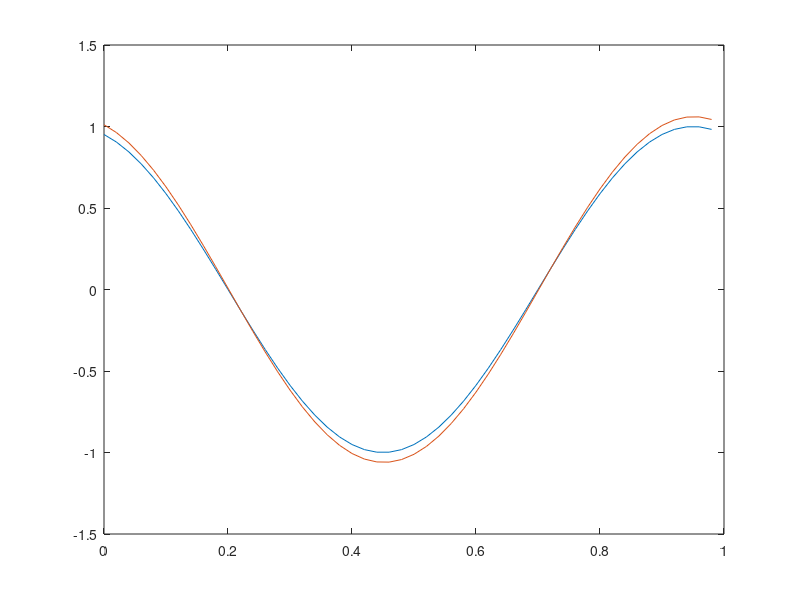

Reproduce this figure in MATLAB.
dx=0.02;
dt=0.01;

N=1/dt;
J=1/dx;
A=zeros(J,N);
j=1:J;
A(:,1)=sin(2*pi*(j-1)*dx);

% for j=1:J
%     A(j,1)=sin(2*pi*(j-1)*dx);
% end

% for n=2:N
%     for j=1:J
%         if j==J
%             A(j,n)=A(j,n-1)+dt/dx*(A(1,n-1)-A(j,n-1));
%         else
%             A(j,n)=A(j,n-1)+dt/dx*(A(j+1,n-1)-A(j,n-1));
%         end
%     end
% end

for n=2:N
    for j=1:J
        if j==J
            A(j,n)=A(j,n-1)+dt/dx*(A(1,n-1)-A(j-1,n-1))/2;
        elseif j==1
            A(j,n)=A(j,n-1)+dt/dx*(A(j+1,n-1)-A(J,n-1))/2;
        else
            A(j,n)=A(j,n-1)+dt/dx*(A(j+1,n-1)-A(j-1,n-1))/2;
        end
    end
end

x=0:dx:1;
x=x(1:50);
y=sin(2*pi*(x+0.3));
plot(x,y,x,A(:,31));
max(abs(y-A(:,31)));